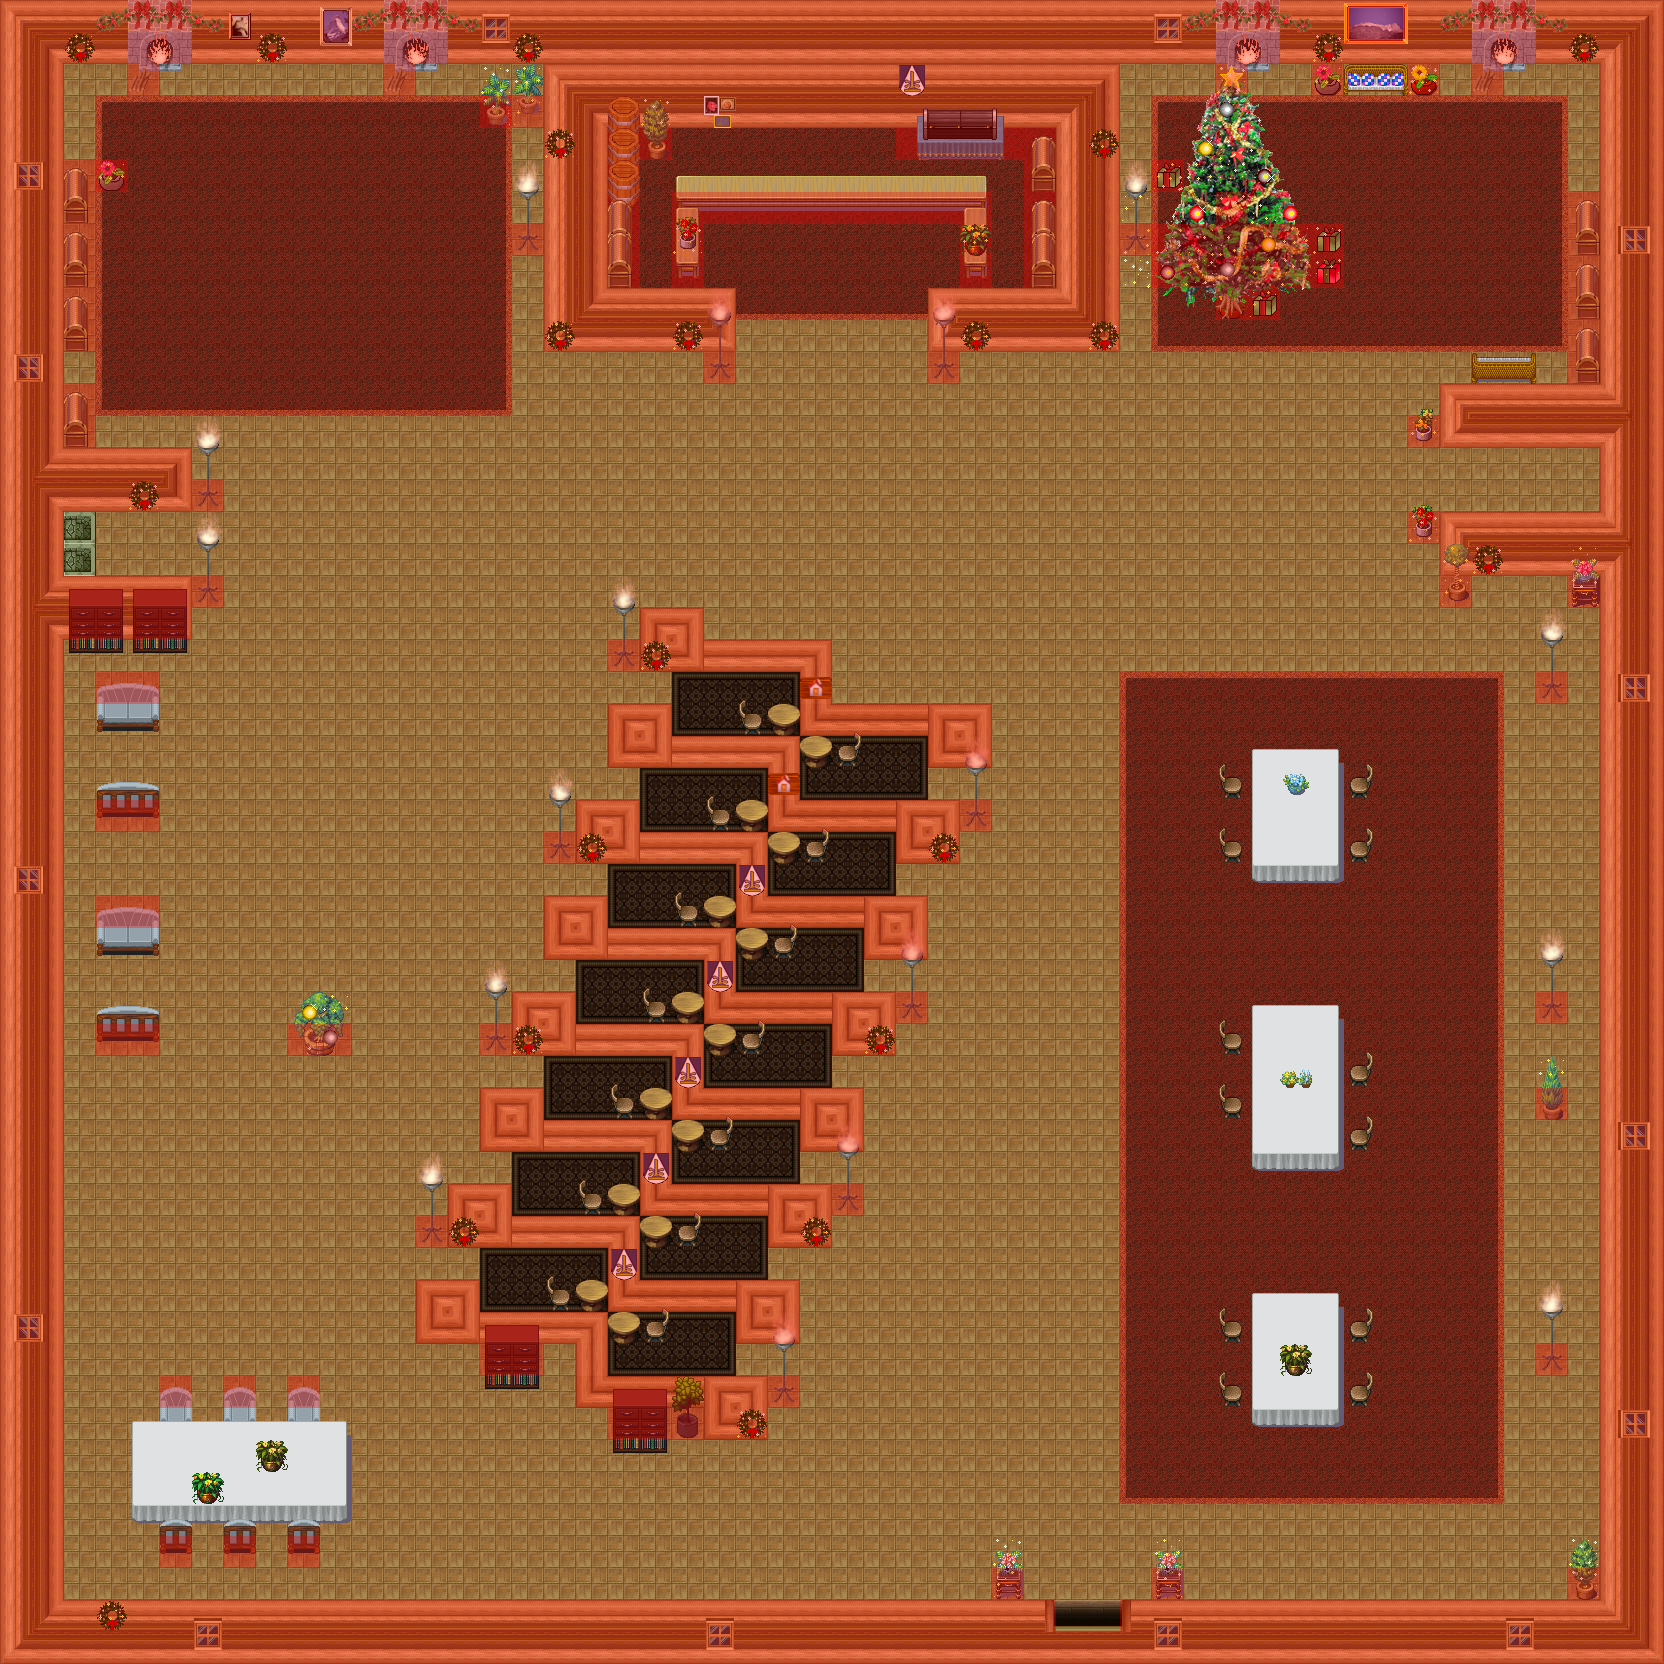

Rendered tile map (Tiled .tmx) drawn with the repository's tilesets; below, a short description and the map source with its tile grids summarised:
An orthogonal 52x52 tile map with 32x32 px tiles, 7 tile layers (0_floor, 1_terrain, 2_object, 3_roof, ...), 1 hidden layer not drawn, 38 tilesets.

<map version="1.0" orientation="orthogonal" renderorder="right-down" width="52" height="52" tilewidth="32" tileheight="32" nextobjectid="1">
 <tileset firstgid="1" name="flower_vase" tilewidth="32" tileheight="32" tilecount="3" columns="3">
  <image source="../../tileset/plant/indoor/flower_vase.png" width="96" height="32" />
 </tileset>
 <tileset firstgid="4" name="collision" tilewidth="32" tileheight="32" tilecount="1" columns="1">
  <image source="../../tileset/logic/collision.png" width="32" height="32" />
 </tileset>
 <tileset firstgid="5" name="protection" tilewidth="32" tileheight="32" tilecount="2" columns="2">
  <image source="../../tileset/logic/protection.png" width="64" height="32" />
 </tileset>
 <tileset firstgid="7" name="banner" tilewidth="32" tileheight="32" tilecount="20" columns="1">
  <image source="../../tileset/pol/wyposazenie/banner.png" width="32" height="640" />
 </tileset>
 <tileset firstgid="27" name="schody" tilewidth="32" tileheight="32" tilecount="12" columns="2">
  <image source="../../tileset/building/stairs/stairs.png" width="64" height="192" />
 </tileset>
 <tileset firstgid="39" name="sciany" tilewidth="32" tileheight="32" tilecount="27" columns="3">
  <image source="../../tileset/pol/waly/int_plazy.png" width="96" height="288" />
 </tileset>
 <tileset firstgid="66" name="drzwi" tilewidth="32" tileheight="32" tilecount="15" columns="5">
  <image source="../../tileset/pol/domki/drzwi/door_drewno_int.png" width="160" height="96" />
 </tileset>
 <tileset firstgid="81" name="okna" tilewidth="32" tileheight="32" tilecount="16" columns="8">
  <image source="../../tileset/pol/domki/okna/window_drewno.png" width="256" height="64" />
 </tileset>
 <tileset firstgid="97" name="kafle" tilewidth="32" tileheight="32" tilecount="80" columns="16">
  <image source="../../tileset/pol/domki/podloga/kafelki_rozne.png" width="512" height="160" />
 </tileset>
 <tileset firstgid="177" name="piec" tilewidth="32" tileheight="32" tilecount="4" columns="2">
  <image source="../../tileset/building/decoration/wood_fire.png" width="64" height="64" />
 </tileset>
 <tileset firstgid="181" name="laweczki" tilewidth="32" tileheight="32" tilecount="4" columns="4">
  <image source="../../tileset/pol/wyposazenie/lawki_krzesla/fotele_wiklina.png" width="128" height="32" />
 </tileset>
 <tileset firstgid="185" name="ognik" tilewidth="32" tileheight="32" tilecount="12" columns="12">
  <image source="../../tileset/pol/oswietlenie/flames_half.png" width="384" height="32" />
 </tileset>
 <tileset firstgid="197" name="skrzynki" tilewidth="32" tileheight="32" tilecount="4" columns="2">
  <image source="../../tileset/pol/wyposazenie/skrzynie.png" width="64" height="64" />
 </tileset>
 <tileset firstgid="201" name="dywan" tilewidth="32" tileheight="32" tilecount="9" columns="3">
  <image source="../../tileset/pol/domki/podloga/dywan_fiolet.png" width="96" height="96" />
 </tileset>
 <tileset firstgid="210" name="kwiatki" tilewidth="32" tileheight="32" tilecount="2" columns="1">
  <image source="../../tileset/pol/natura/kwiaty/warownia_kwiaty.png" width="32" height="64" />
 </tileset>
 <tileset firstgid="212" name="1" tilewidth="32" tileheight="32" tilecount="32" columns="16">
  <image source="../../tileset/pol/natura/kwiaty/roslinki_doniczki.png" width="512" height="64" />
 </tileset>
 <tileset firstgid="244" name="2" tilewidth="32" tileheight="32" tilecount="32" columns="16">
  <image source="../../tileset/pol/natura/kwiaty/roslinki_drzewka.png" width="512" height="64" />
 </tileset>
 <tileset firstgid="276" name="krzesla" tilewidth="32" tileheight="32" tilecount="20" columns="5">
  <image source="../../tileset/pol/wyposazenie/lawki_krzesla/krzesla.png" width="160" height="128" />
 </tileset>
 <tileset firstgid="296" name="dywan" tilewidth="32" tileheight="32" tilecount="9" columns="3">
  <image source="../../tileset/pol/domki/podloga/dywan_czerwien.png" width="96" height="96" />
 </tileset>
 <tileset firstgid="305" name="iron_lamp" tilewidth="32" tileheight="32" tilecount="3" columns="1">
  <image source="../../tileset/furniture/light/iron_lamp.png" width="32" height="96" />
 </tileset>
 <tileset firstgid="308" name="flames" tilewidth="32" tileheight="32" tilecount="6" columns="6">
  <image source="../../tileset/furniture/light/flames.png" width="192" height="32" />
 </tileset>
 <tileset firstgid="314" name="drewniany_stol_obrus" tilewidth="32" tileheight="32" tilecount="9" columns="3">
  <image source="../../tileset/pol/wyposazenie/stoly/drewniany_stol_obrus.png" width="96" height="96" />
 </tileset>
 <tileset firstgid="323" name="drewniane_lawy" tilewidth="32" tileheight="32" tilecount="18" columns="6">
  <image source="../../tileset/pol/wyposazenie/stoly/drewniane_lawy.png" width="192" height="96" />
 </tileset>
 <tileset firstgid="341" name="skrzynia_na_stole" tilewidth="32" tileheight="32" tilecount="8" columns="4">
  <image source="../../tileset/pol/wyposazenie/skrzynia_na_stole.png" width="128" height="64" />
 </tileset>
 <tileset firstgid="349" name="small_barrel" tilewidth="32" tileheight="32" tilecount="2" columns="1">
  <image source="../../tileset/item/pot/small_barrel.png" width="32" height="64" />
 </tileset>
 <tileset firstgid="351" name="brown_rug" tilewidth="32" tileheight="32" tilecount="12" columns="3">
  <image source="../../tileset/furniture/carpet/brown_rug.png" width="96" height="128" />
 </tileset>
 <tileset firstgid="363" name="wooden" tilewidth="32" tileheight="32" tilecount="1" columns="1">
  <image source="../../tileset/furniture/table/wooden.png" width="32" height="32" />
 </tileset>
 <tileset firstgid="364" name="drawer_shelf" tilewidth="32" tileheight="32" tilecount="6" columns="2">
  <image source="../../tileset/furniture/shelve/drawer_shelf.png" width="64" height="96" />
 </tileset>
 <tileset firstgid="370" name="oil_paintings" tilewidth="32" tileheight="32" tilecount="16" columns="4">
  <image source="../../tileset/furniture/picture/oil_paintings.png" width="128" height="128" />
 </tileset>
 <tileset firstgid="386" name="sofa_chair_blue" tilewidth="32" tileheight="32" tilecount="12" columns="3">
  <image source="../../tileset/furniture/chair/sofa_chair_blue.png" width="96" height="128" />
 </tileset>
 <tileset firstgid="398" name="dywan_berz" tilewidth="32" tileheight="32" tilecount="9" columns="3">
  <image source="../../tileset/pol/domki/podloga/dywan_berz.png" width="96" height="96" />
 </tileset>
 <tileset firstgid="407" name="chests_banner" tilewidth="32" tileheight="32" tilecount="6" columns="1">
  <image source="../../tileset/building/decoration/chests_banner.png" width="32" height="192" />
 </tileset>
 <tileset firstgid="413" name="cwiet" tilewidth="32" tileheight="32" tilecount="3" columns="3">
  <image source="../../tileset/building/decoration/holly_garlands.png" width="96" height="32" />
 </tileset>
 <tileset firstgid="416" name="takie" tilewidth="32" tileheight="32" tilecount="6" columns="2">
  <image source="../../tileset/building/decoration/wreaths.png" width="64" height="96" />
 </tileset>
 <tileset firstgid="422" name="mruganie" tilewidth="32" tileheight="32" tilecount="20" columns="4">
  <image source="../../tileset/furniture/light/xmas_lights.png" width="128" height="160" />
 </tileset>
 <tileset firstgid="442" name="banki" tilewidth="32" tileheight="32" tilecount="16" columns="4">
  <image source="../../tileset/pol/choinka_banki.png" width="128" height="128" />
 </tileset>
 <tileset firstgid="458" name="choinka" tilewidth="32" tileheight="32" tilecount="40" columns="5">
  <image source="../../tileset/pol/choinka.png" width="160" height="256" />
 </tileset>
 <tileset firstgid="498" name="prezenty" tilewidth="32" tileheight="32" tilecount="5" columns="5">
  <image source="../../tileset/pol/wyposazenie/present.png" width="160" height="32" />
 </tileset>
 <layer name="0_floor" width="52" height="52">
  <data>[2704 cells, 2704 non-empty, 42 distinct tile ids]</data>
 </layer>
 <layer name="1_terrain" width="52" height="52">
  <data>[2704 cells, 326 non-empty, 66 distinct tile ids]</data>
 </layer>
 <layer name="2_object" width="52" height="52">
  <data>[2704 cells, 157 non-empty, 79 distinct tile ids]</data>
 </layer>
 <layer name="3_roof" width="52" height="52">
  <data>[2704 cells, 141 non-empty, 55 distinct tile ids]</data>
 </layer>
 <layer name="4_roof_add" width="52" height="52">
  <data>[2704 cells, 75 non-empty, 28 distinct tile ids]</data>
 </layer>
 <layer name="objects" width="52" height="52">
  <data>[2704 cells, 0 non-empty, 0 distinct tile ids]</data>
 </layer>
 <layer name="collision" width="52" height="52" opacity="0.32">
  <data>[2704 cells, 764 non-empty, 1 distinct tile ids]</data>
 </layer>
 <layer name="protection" width="52" height="52" visible="0">
  <data>[2704 cells, 2704 non-empty, 1 distinct tile ids]</data>
 </layer>
</map>
